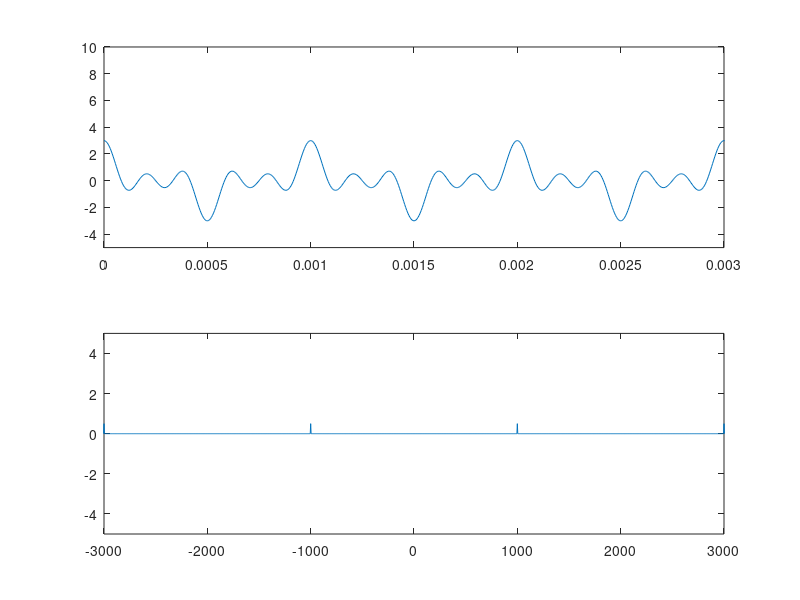
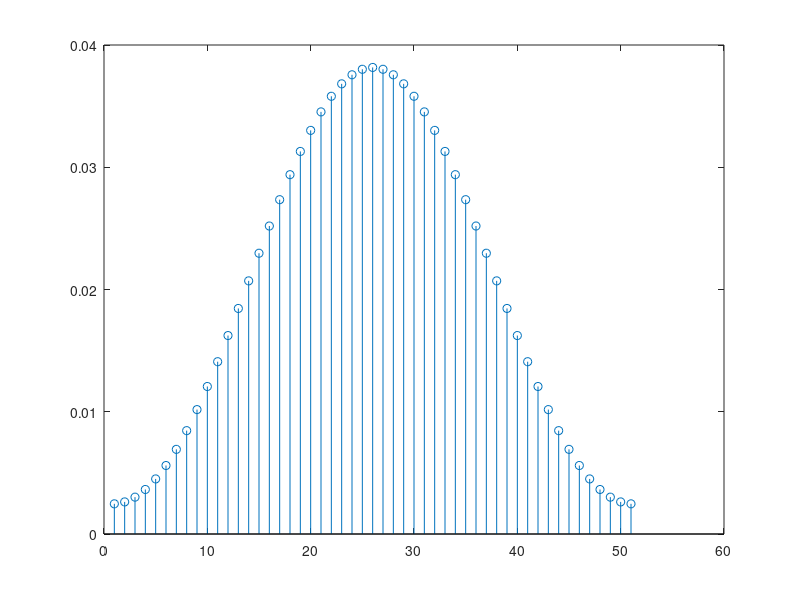
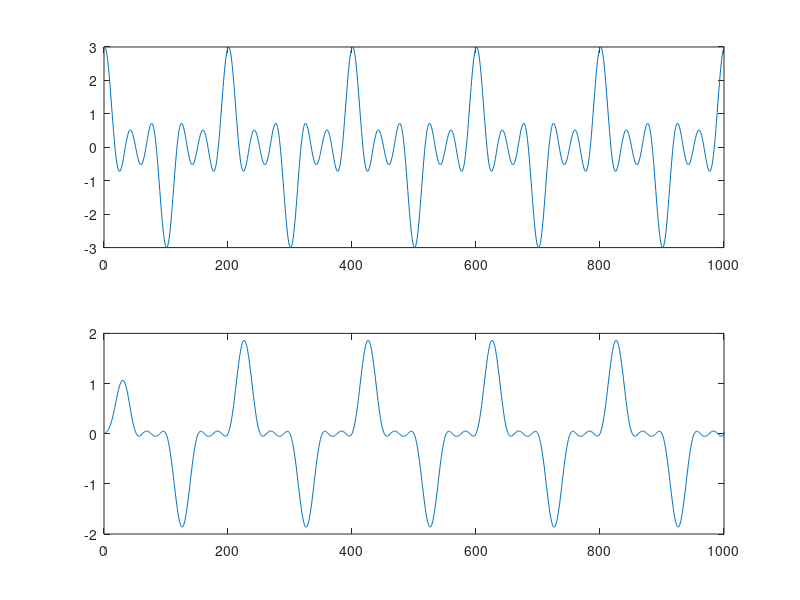
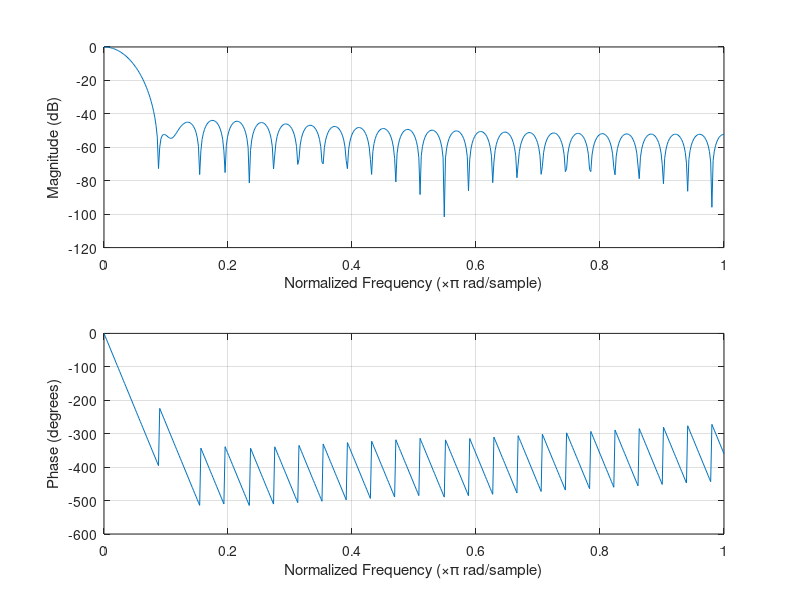

MATLAB code to generate these figures, in order:
%Objetivo : Filtro de sinal no dominio do tempo usando a função fir do
%matlab

clc
clear all
close all

%------------------------------------------------------------- |período
f = 1e3; %frequencia do seno
N = 200; %fator de super amostragem
fs = N*f; %frequencia de amostragem
num_periodo = 250; %numero de periodos
t_final = num_periodo*(1/f);
Ts = 1/fs; %tempo de amostragem (espaço entre as amostras)
t = [0:Ts:t_final]; %subtrai Ts para remover a 41 amostra
passo_f = 1/t_final; %para vincular o sinal de entrada com o gráfico da frequencia
freq = [-fs/2:passo_f:fs/2];

%-------------------------------------------------------------- | plot seno
A = 6;
y = cos(2*pi*f*t) + cos(2*pi*3*f*t)+ cos(2*pi*5*f*t);
subplot(211)
plot(t,y)

%-------------------------------------------------------------
axis([0 3/f -5 10]) %para ajustar os eixos e visualizar apenas o primeiro período

%------------------------------------------------------------- |
%transformada de fourrier
Y = fft(y)/length(y);
subplot(212)
plot(freq,abs(fftshift(Y))) % para deslocar e plotar o módulo no gráfico
axis([-3000 3000 -5 5])

%---------------------------------------------------------------| 
%filtro no tempo 

%fir1(ordem do filtro,frequencia de corte)
% função só aceita entradas no segundo argumento de zero a um
% para isso é necessario normalizar a frequencia para deixar ela entre 0 e
% 1 entao fazer a (frequencia de corte*2)/frequencia de amostragem
%fornece um filtro no tempo. No outro filtro feito a mao o filtro era na
%frequencia
%para o filtro ser um sync basta diminuir o numero de amostragem
filtro = fir1(50,(1500*2)/fs);

figure(4)
stem(filtro)

%---------------------------------------------------------------|
%convolução do filtro com o sinal
y_filtrado = conv(y,filtro); 
figure(5)
subplot(211)
plot(y)
xlim([0 1000])
subplot(212)
plot(y_filtrado)
xlim([0 1000])

%mostra as frequencias da transformada z do filtro
figure(6)
freqz(filtro)

%---------------------------------------------------------------|
%Potência
pot_y = sum(y.^2)/length(y);
